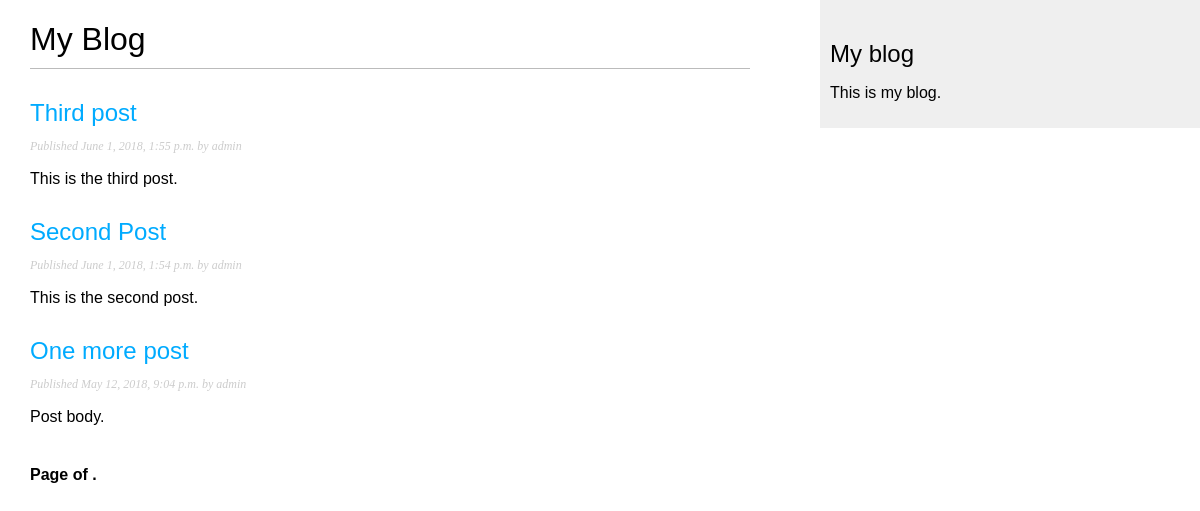
The app's page /app/ with its own data.
### app/models.py (models this page shows, shortened)
class Post(models.Model):
    STATUS_CHOICES = (
        ('draft', 'Draft'),
        ('published', 'Published'),
    )
    title = models.CharField(max_length=250)
    slug = models.SlugField(max_length=250, unique_for_date='publish')
    author = models.ForeignKey(User, on_delete=models.CASCADE, related_name='blog_posts')
    body = models.TextField()
    publish = models.DateTimeField(default=timezone.now)
    created = models.DateTimeField(auto_now_add=True)
    updated = models.DateTimeField(auto_now=True)
    status = models.CharField(max_length=10, choices=STATUS_CHOICES, default='draft')
    objects = models.Manager() # the default manager
    published = PublishedManager() # the custom manager
    class Meta:
        ordering = ('-publish',)
    def get_absolute_url(self):
        return reverse('app:post_detail', args=[self.publish.year,
                                                self.publish.strftime('%m'),
                                                self.publish.strftime('%d'),
                                                self.slug])

### app/views.py (the view)
class PostListView(ListView):
    queryset = Post.published.all()
    context_object_name = 'posts'
    paginate_by = 3
    template_name = 'app/post/list.html'

### app/templates/app/post/list.html (shortened to what this page needs)
{% extends "app/base.html" %}
{% block content %}
    <h1>My Blog</h1>
    {% for post in posts %}
        <h2><a href="{{ post.get_absolute_url }}">{{ post.title }}</a></h2>
        <p class="date">Published {{ post.publish }} by {{ post.author }}</p>
        {{ post.body|truncatewords:30|linebreaks }}
    {% endfor %}
    {% include "pagination.html" with page=posts %}
{% endblock %}

### app/static/css/app.css (style rules this page uses)
body { margin:0; padding:0; font-family:helvetica, sans-serif; }
a { color:#00abff; text-decoration:none; }
h1 { font-weight:normal; border-bottom:1px solid #bbb; padding:0 0 10px 0; }
h2 { font-weight:normal; margin:30px 0 0; }
p.date { color:#ccc; font-family: georgia, serif; font-size: 12px; font-style: italic; }

### records on screen
Post: title "Third post", publish "June 1, 2018, 1:55 p.m.", author "admin", body "This is the third post."
Post: title "Second Post", publish "June 1, 2018, 1:54 p.m.", author "admin", body "This is the second post."
Post: title "One more post", publish "May 12, 2018, 9:04 p.m.", author "admin", body "Post body."
